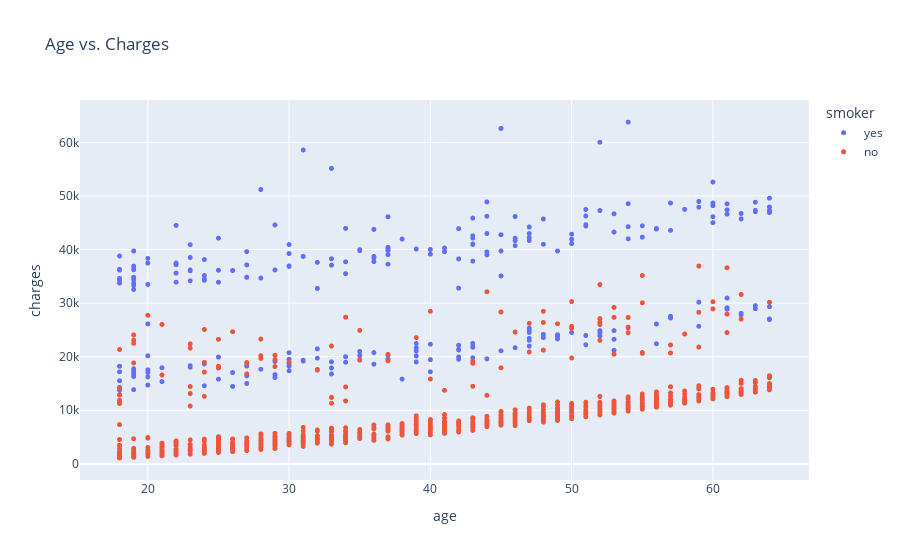

The notebook cell this image was saved under:
### Code cell
fig= px.scatter(medical_df, x='age',y='charges',color='smoker', title='Age vs. Charges')
fig.update_traces(marker_size=5)
fig.show()

### Figure 1 — Plotly figure (JSON) as saved in the notebook; plotly's stock layout.template omitted (floating-point values rounded to 4 significant figures; data arrays with more than 128 entries replaced by an {"elided": "..."} marker saying what was removed)
{"data": [{"hovertemplate": "smoker=yes<br>age=%{x}<br>charges=%{y}<extra></extra>", "legendgroup": "yes", "marker": {"color": "#636efa", "size": 5, "symbol": "circle"}, "mode": "markers", "name": "yes", "showlegend": true, "type": "scattergl", "x": {"elided": "274 int values"}, "xaxis": "x", "y": {"elided": "274 float values"}, "yaxis": "y"}, {"hovertemplate": "smoker=no<br>age=%{x}<br>charges=%{y}<extra></extra>", "legendgroup": "no", "marker": {"color": "#EF553B", "size": 5, "symbol": "circle"}, "mode": "markers", "name": "no", "showlegend": true, "type": "scattergl", "x": {"elided": "1064 int values"}, "xaxis": "x", "y": {"elided": "1064 float values"}, "yaxis": "y"}], "layout": {"autosize": true, "legend": {"title": {"text": "smoker"}, "tracegroupgap": 0}, "title": {"text": "Age vs. Charges"}, "xaxis": {"anchor": "y", "autorange": true, "domain": [0, 1], "range": [15.25, 66.75], "title": {"text": "age"}, "type": "linear"}, "yaxis": {"anchor": "x", "autorange": true, "domain": [0, 1], "range": [-3755.0, 68650.0], "title": {"text": "charges"}, "type": "linear"}}}
